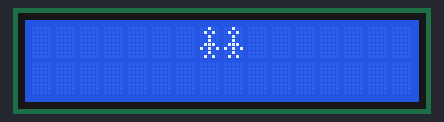
This sketch was run on a simulated Arduino Uno, built with avr-gcc and run on an emulated ATmega328P. Parts: 16×2 character LCD.

Above: at 0.1 s.
At 1.1 s:
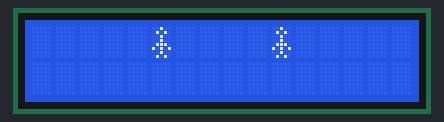
At 2.1 s:
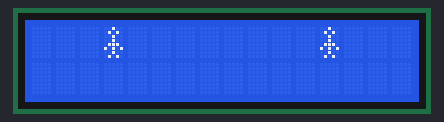
At 4.6 s:
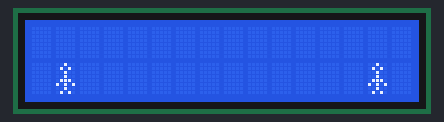
At 6.7 s:
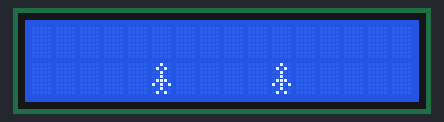
At 8.7 s:
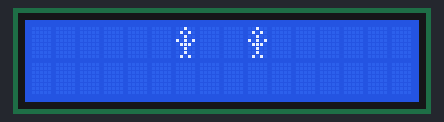

The sketch:

sistani12.ino
```cpp
#include <LiquidCrystal.h>
const int rs = 12, en = 11, d4 = 5, d5 = 4, d6 = 3, d7 = 2;
LiquidCrystal lcd(rs, en, d4, d5, d6, d7);
byte armsDown[8] = {
  0b00100,
  0b01010,
  0b00100,
  0b00100,
  0b01110,
  0b10101,
  0b00100,
  0b01010
};
byte armsUp[8] = {
  0b00100,
  0b01010,
  0b00100,
  0b10101,
  0b01110,
  0b00100,
  0b00100,
  0b01010
};
void setup() {
  lcd.begin(16, 2);
  lcd.createChar(0, armsDown);
  // create a new character
  lcd.createChar(1, armsUp);
}

void loop() {
  for (int i = 8; i < 16; i++) {

    if (i % 2 == 0) {
      lcd.setCursor(i, 0);
 lcd.write(byte(0));
 lcd.setCursor(15-i,0);
 lcd.write(byte(0));

    }
    else {
      lcd.setCursor(i,0);
      lcd.write(byte(1));
      lcd.setCursor(15-i,0);
      lcd.write(byte(1));
    }
    delay(500);
    lcd.clear();
  }
  for (int i = 15; i>7; i--) {
    if (i % 2 == 0) {
          lcd.setCursor(i, 1);
          lcd.write(byte(0));
          lcd.setCursor(15-i,1);
          lcd.write(byte(0));
    }
    else {
      lcd.setCursor(i,1);
      lcd.write(byte(1));
      lcd.setCursor(15-i,1);
      lcd.write(byte(1));
    }
    delay(500);
    lcd.clear();
  }
}
```

Measured:
- by itself, everything shown: repeats every 8.0 s, in 17 steps
- what the display in image 1 shows lasts 0.5 s, from 1.1 s to 1.6 s
